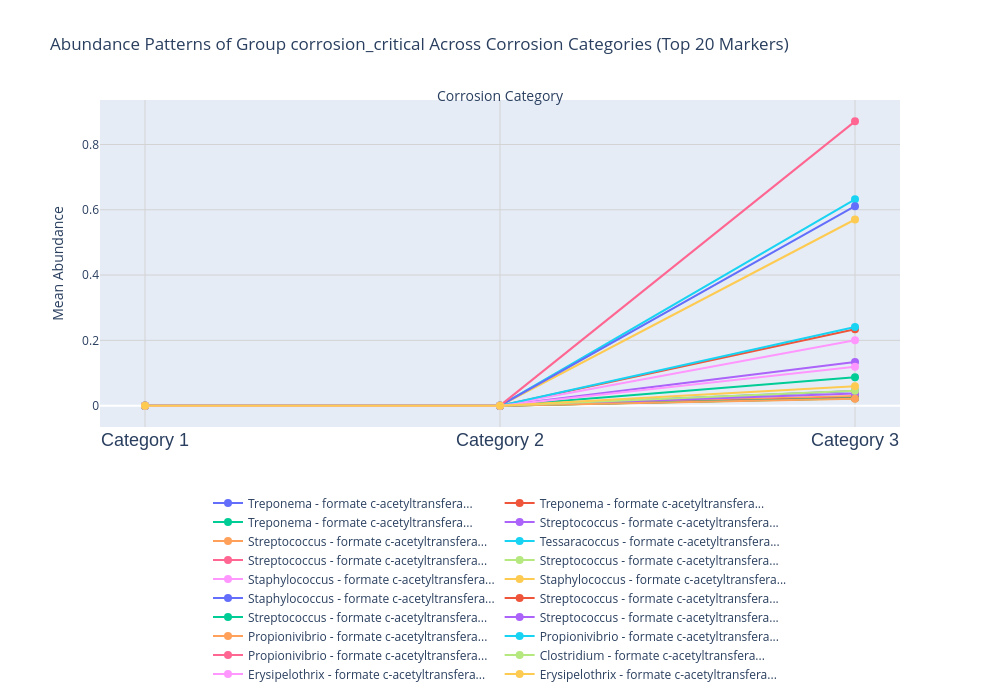

The code cell stored with this chart in its notebook:
### Code cell
abun= plot_abundance_across_categories(corrosion_critical, "corrosion_critical",  top_n=20, sort_by='combined_score')
output_path= data_visual /"18_increase.png"
plt.savefig(output_path, dpi=300, bbox_inches='tight')
abun.show()

### Figure 1 — Plotly figure (JSON) as saved in the notebook; plotly's stock layout.template omitted (floating-point values rounded to 4 significant figures)
{"data": [{"hoverinfo": "text", "hovertext": ["Category: Category 1<br>Abundance: 0.0000<br>Genus: Treponema<br>Score: 1.48<br>Pattern: increasing", "Category: Category 2<br>Abundance: 0.0000<br>Genus: Treponema<br>FC vs Cat1: 1.00<br>Score: 1.48<br>Pattern: increasing", "Category: Category 3<br>Abundance: 0.0452<br>Genus: Treponema<br>FC vs Cat1: 4517.80<br>FC vs Cat2: 4517.80<br>Score: 1.48<br>Pattern: increasing"], "line": {"width": 2}, "marker": {"size": 8}, "mode": "lines+markers", "name": "Treponema - formate c-acetyltransfera...", "type": "scatter", "x": [1, 2, 3], "y": [0, 0, 0.04517]}, {"hoverinfo": "text", "hovertext": ["Category: Category 1<br>Abundance: 0.0000<br>Genus: Treponema<br>Score: 1.48<br>Pattern: increasing", "Category: Category 2<br>Abundance: 0.0000<br>Genus: Treponema<br>FC vs Cat1: 1.00<br>Score: 1.48<br>Pattern: increasing", "Category: Category 3<br>Abundance: 0.2338<br>Genus: Treponema<br>FC vs Cat1: 23385.26<br>FC vs Cat2: 23385.26<br>Score: 1.48<br>Pattern: increasing"], "line": {"width": 2}, "marker": {"size": 8}, "mode": "lines+markers", "name": "Treponema - formate c-acetyltransfera...", "type": "scatter", "x": [1, 2, 3], "y": [0, 0, 0.2338]}, {"hoverinfo": "text", "hovertext": ["Category: Category 1<br>Abundance: 0.0000<br>Genus: Treponema<br>Score: 1.48<br>Pattern: increasing", "Category: Category 2<br>Abundance: 0.0000<br>Genus: Treponema<br>FC vs Cat1: 1.00<br>Score: 1.48<br>Pattern: increasing", "Category: Category 3<br>Abundance: 0.0873<br>Genus: Treponema<br>FC vs Cat1: 8727.24<br>FC vs Cat2: 8727.24<br>Score: 1.48<br>Pattern: increasing"], "line": {"width": 2}, "marker": {"size": 8}, "mode": "lines+markers", "name": "Treponema - formate c-acetyltransfera...", "type": "scatter", "x": [1, 2, 3], "y": [0, 0, 0.08726]}, {"hoverinfo": "text", "hovertext": ["Category: Category 1<br>Abundance: 0.0000<br>Genus: Streptococcus<br>Score: 1.48<br>Pattern: increasing", "Category: Category 2<br>Abundance: 0.0000<br>Genus: Streptococcus<br>FC vs Cat1: 1.00<br>Score: 1.48<br>Pattern: increasing", "Category: Category 3<br>Abundance: 0.1335<br>Genus: Streptococcus<br>FC vs Cat1: 13348.83<br>FC vs Cat2: 13348.83<br>Score: 1.48<br>Pattern: increasing"], "line": {"width": 2}, "marker": {"size": 8}, "mode": "lines+markers", "name": "Streptococcus - formate c-acetyltransfera...", "type": "scatter", "x": [1, 2, 3], "y": [0, 0, 0.1335]}, {"hoverinfo": "text", "hovertext": ["Category: Category 1<br>Abundance: 0.0000<br>Genus: Streptococcus<br>Score: 1.48<br>Pattern: increasing", "Category: Category 2<br>Abundance: 0.0000<br>Genus: Streptococcus<br>FC vs Cat1: 1.00<br>Score: 1.48<br>Pattern: increasing", "Category: Category 3<br>Abundance: 0.0293<br>Genus: Streptococcus<br>FC vs Cat1: 2932.68<br>FC vs Cat2: 2932.68<br>Score: 1.48<br>Pattern: increasing"], "line": {"width": 2}, "marker": {"size": 8}, "mode": "lines+markers", "name": "Streptococcus - formate c-acetyltransfera...", "type": "scatter", "x": [1, 2, 3], "y": [0, 0, 0.02932]}, {"hoverinfo": "text", "hovertext": ["Category: Category 1<br>Abundance: 0.0000<br>Genus: Tessaracoccus<br>Score: 1.48<br>Pattern: increasing", "Category: Category 2<br>Abundance: 0.0000<br>Genus: Tessaracoccus<br>FC vs Cat1: 1.00<br>Score: 1.48<br>Pattern: increasing", "Category: Category 3<br>Abundance: 0.6320<br>Genus: Tessaracoccus<br>FC vs Cat1: 63198.30<br>FC vs Cat2: 63198.30<br>Score: 1.48<br>Pattern: increasing"], "line": {"width": 2}, "marker": {"size": 8}, "mode": "lines+markers", "name": "Tessaracoccus - formate c-acetyltransfera...", "type": "scatter", "x": [1, 2, 3], "y": [0, 0, 0.632]}, {"hoverinfo": "text", "hovertext": ["Category: Category 1<br>Abundance: 0.0000<br>Genus: Streptococcus<br>Score: 1.48<br>Pattern: increasing", "Category: Category 2<br>Abundance: 0.0000<br>Genus: Streptococcus<br>FC vs Cat1: 1.00<br>Score: 1.48<br>Pattern: increasing", "Category: Category 3<br>Abundance: 0.0239<br>Genus: Streptococcus<br>FC vs Cat1: 2388.64<br>FC vs Cat2: 2388.64<br>Score: 1.48<br>Pattern: increasing"], "line": {"width": 2}, "marker": {"size": 8}, "mode": "lines+markers", "name": "Streptococcus - formate c-acetyltransfera...", "type": "scatter", "x": [1, 2, 3], "y": [0, 0, 0.02388]}, {"hoverinfo": "text", "hovertext": ["Category: Category 1<br>Abundance: 0.0000<br>Genus: Streptococcus<br>Score: 1.48<br>Pattern: increasing", "Category: Category 2<br>Abundance: 0.0000<br>Genus: Streptococcus<br>FC vs Cat1: 1.00<br>Score: 1.48<br>Pattern: increasing", "Category: Category 3<br>Abundance: 0.0218<br>Genus: Streptococcus<br>FC vs Cat1: 2176.61<br>FC vs Cat2: 2176.61<br>Score: 1.48<br>Pattern: increasing"], "line": {"width": 2}, "marker": {"size": 8}, "mode": "lines+markers", "name": "Streptococcus - formate c-acetyltransfera...", "type": "scatter", "x": [1, 2, 3], "y": [0, 0, 0.02176]}, {"hoverinfo": "text", "hovertext": ["Category: Category 1<br>Abundance: 0.0000<br>Genus: Staphylococcus<br>Score: 1.48<br>Pattern: increasing", "Category: Category 2<br>Abundance: 0.0000<br>Genus: Staphylococcus<br>FC vs Cat1: 1.00<br>Score: 1.48<br>Pattern: increasing", "Category: Category 3<br>Abundance: 0.2004<br>Genus: Staphylococcus<br>FC vs Cat1: 20041.30<br>FC vs Cat2: 20041.30<br>Score: 1.48<br>Pattern: increasing"], "line": {"width": 2}, "marker": {"size": 8}, "mode": "lines+markers", "name": "Staphylococcus - formate c-acetyltransfera...", "type": "scatter", "x": [1, 2, 3], "y": [0, 0, 0.2004]}, {"hoverinfo": "text", "hovertext": ["Category: Category 1<br>Abundance: 0.0000<br>Genus: Staphylococcus<br>Score: 1.48<br>Pattern: increasing", "Category: Category 2<br>Abundance: 0.0000<br>Genus: Staphylococcus<br>FC vs Cat1: 1.00<br>Score: 1.48<br>Pattern: increasing", "Category: Category 3<br>Abundance: 0.5702<br>Genus: Staphylococcus<br>FC vs Cat1: 57017.05<br>FC vs Cat2: 57017.05<br>Score: 1.48<br>Pattern: increasing"], "line": {"width": 2}, "marker": {"size": 8}, "mode": "lines+markers", "name": "Staphylococcus - formate c-acetyltransfera...", "type": "scatter", "x": [1, 2, 3], "y": [0, 0, 0.5702]}, {"hoverinfo": "text", "hovertext": ["Category: Category 1<br>Abundance: 0.0000<br>Genus: Staphylococcus<br>Score: 1.48<br>Pattern: increasing", "Category: Category 2<br>Abundance: 0.0000<br>Genus: Staphylococcus<br>FC vs Cat1: 1.00<br>Score: 1.48<br>Pattern: increasing", "Category: Category 3<br>Abundance: 0.6110<br>Genus: Staphylococcus<br>FC vs Cat1: 61096.51<br>FC vs Cat2: 61096.51<br>Score: 1.48<br>Pattern: increasing"], "line": {"width": 2}, "marker": {"size": 8}, "mode": "lines+markers", "name": "Staphylococcus - formate c-acetyltransfera...", "type": "scatter", "x": [1, 2, 3], "y": [0, 0, 0.611]}, {"hoverinfo": "text", "hovertext": ["Category: Category 1<br>Abundance: 0.0000<br>Genus: Streptococcus<br>Score: 1.48<br>Pattern: increasing", "Category: Category 2<br>Abundance: 0.0000<br>Genus: Streptococcus<br>FC vs Cat1: 1.00<br>Score: 1.48<br>Pattern: increasing", "Category: Category 3<br>Abundance: 0.0236<br>Genus: Streptococcus<br>FC vs Cat1: 2365.70<br>FC vs Cat2: 2365.70<br>Score: 1.48<br>Pattern: increasing"], "line": {"width": 2}, "marker": {"size": 8}, "mode": "lines+markers", "name": "Streptococcus - formate c-acetyltransfera...", "type": "scatter", "x": [1, 2, 3], "y": [0, 0, 0.02365]}, {"hoverinfo": "text", "hovertext": ["Category: Category 1<br>Abundance: 0.0000<br>Genus: Streptococcus<br>Score: 1.48<br>Pattern: increasing", "Category: Category 2<br>Abundance: 0.0000<br>Genus: Streptococcus<br>FC vs Cat1: 1.00<br>Score: 1.48<br>Pattern: increasing", "Category: Category 3<br>Abundance: 0.0229<br>Genus: Streptococcus<br>FC vs Cat1: 2287.58<br>FC vs Cat2: 2287.58<br>Score: 1.48<br>Pattern: increasing"], "line": {"width": 2}, "marker": {"size": 8}, "mode": "lines+markers", "name": "Streptococcus - formate c-acetyltransfera...", "type": "scatter", "x": [1, 2, 3], "y": [0, 0, 0.02287]}, {"hoverinfo": "text", "hovertext": ["Category: Category 1<br>Abundance: 0.0000<br>Genus: Streptococcus<br>Score: 1.48<br>Pattern: increasing", "Category: Category 2<br>Abundance: 0.0000<br>Genus: Streptococcus<br>FC vs Cat1: 1.00<br>Score: 1.48<br>Pattern: increasing", "Category: Category 3<br>Abundance: 0.0375<br>Genus: Streptococcus<br>FC vs Cat1: 3750.54<br>FC vs Cat2: 3750.54<br>Score: 1.48<br>Pattern: increasing"], "line": {"width": 2}, "marker": {"size": 8}, "mode": "lines+markers", "name": "Streptococcus - formate c-acetyltransfera...", "type": "scatter", "x": [1, 2, 3], "y": [0, 0, 0.0375]}, {"hoverinfo": "text", "hovertext": ["Category: Category 1<br>Abundance: 0.0000<br>Genus: Propionivibrio<br>Score: 1.48<br>Pattern: increasing", "Category: Category 2<br>Abundance: 0.0000<br>Genus: Propionivibrio<br>FC vs Cat1: 1.00<br>Score: 1.48<br>Pattern: increasing", "Category: Category 3<br>Abundance: 0.0209<br>Genus: Propionivibrio<br>FC vs Cat1: 2090.53<br>FC vs Cat2: 2090.53<br>Score: 1.48<br>Pattern: increasing"], "line": {"width": 2}, "marker": {"size": 8}, "mode": "lines+markers", "name": "Propionivibrio - formate c-acetyltransfera...", "type": "scatter", "x": [1, 2, 3], "y": [0, 0, 0.0209]}, {"hoverinfo": "text", "hovertext": ["Category: Category 1<br>Abundance: 0.0000<br>Genus: Propionivibrio<br>Score: 1.48<br>Pattern: increasing", "Category: Category 2<br>Abundance: 0.0000<br>Genus: Propionivibrio<br>FC vs Cat1: 1.00<br>Score: 1.48<br>Pattern: increasing", "Category: Category 3<br>Abundance: 0.2410<br>Genus: Propionivibrio<br>FC vs Cat1: 24101.46<br>FC vs Cat2: 24101.46<br>Score: 1.48<br>Pattern: increasing"], "line": {"width": 2}, "marker": {"size": 8}, "mode": "lines+markers", "name": "Propionivibrio - formate c-acetyltransfera...", "type": "scatter", "x": [1, 2, 3], "y": [0, 0, 0.241]}, {"hoverinfo": "text", "hovertext": ["Category: Category 1<br>Abundance: 0.0000<br>Genus: Propionivibrio<br>Score: 1.48<br>Pattern: increasing", "Category: Category 2<br>Abundance: 0.0000<br>Genus: Propionivibrio<br>FC vs Cat1: 1.00<br>Score: 1.48<br>Pattern: increasing", "Category: Category 3<br>Abundance: 0.8708<br>Genus: Propionivibrio<br>FC vs Cat1: 87082.35<br>FC vs Cat2: 87082.35<br>Score: 1.48<br>Pattern: increasing"], "line": {"width": 2}, "marker": {"size": 8}, "mode": "lines+markers", "name": "Propionivibrio - formate c-acetyltransfera...", "type": "scatter", "x": [1, 2, 3], "y": [0, 0, 0.8708]}, {"hoverinfo": "text", "hovertext": ["Category: Category 1<br>Abundance: 0.0000<br>Genus: Clostridium<br>Score: 1.48<br>Pattern: increasing", "Category: Category 2<br>Abundance: 0.0000<br>Genus: Clostridium<br>FC vs Cat1: 1.00<br>Score: 1.48<br>Pattern: increasing", "Category: Category 3<br>Abundance: 0.0460<br>Genus: Clostridium<br>FC vs Cat1: 4598.96<br>FC vs Cat2: 4598.96<br>Score: 1.48<br>Pattern: increasing"], "line": {"width": 2}, "marker": {"size": 8}, "mode": "lines+markers", "name": "Clostridium - formate c-acetyltransfera...", "type": "scatter", "x": [1, 2, 3], "y": [0, 0, 0.04598]}, {"hoverinfo": "text", "hovertext": ["Category: Category 1<br>Abundance: 0.0000<br>Genus: Erysipelothrix<br>Score: 1.48<br>Pattern: increasing", "Category: Category 2<br>Abundance: 0.0000<br>Genus: Erysipelothrix<br>FC vs Cat1: 1.00<br>Score: 1.48<br>Pattern: increasing", "Category: Category 3<br>Abundance: 0.1194<br>Genus: Erysipelothrix<br>FC vs Cat1: 11939.20<br>FC vs Cat2: 11939.20<br>Score: 1.48<br>Pattern: increasing"], "line": {"width": 2}, "marker": {"size": 8}, "mode": "lines+markers", "name": "Erysipelothrix - formate c-acetyltransfera...", "type": "scatter", "x": [1, 2, 3], "y": [0, 0, 0.1194]}, {"hoverinfo": "text", "hovertext": ["Category: Category 1<br>Abundance: 0.0000<br>Genus: Erysipelothrix<br>Score: 1.48<br>Pattern: increasing", "Category: Category 2<br>Abundance: 0.0000<br>Genus: Erysipelothrix<br>FC vs Cat1: 1.00<br>Score: 1.48<br>Pattern: increasing", "Category: Category 3<br>Abundance: 0.0594<br>Genus: Erysipelothrix<br>FC vs Cat1: 5942.07<br>FC vs Cat2: 5942.07<br>Score: 1.48<br>Pattern: increasing"], "line": {"width": 2}, "marker": {"size": 8}, "mode": "lines+markers", "name": "Erysipelothrix - formate c-acetyltransfera...", "type": "scatter", "x": [1, 2, 3], "y": [0, 0, 0.05941]}], "layout": {"annotations": [{"font": {"size": 14}, "showarrow": false, "text": "Corrosion Category", "x": 0.5, "xref": "paper", "y": 1.05, "yref": "paper"}], "height": 700, "hovermode": "closest", "legend": {"orientation": "h", "x": 0.5, "xanchor": "center", "y": -0.8, "yanchor": "bottom"}, "margin": {"b": 150, "l": 100, "r": 100, "t": 100}, "title": {"text": "Abundance Patterns of Group corrosion_critical Across Corrosion Categories (Top 20 Markers)"}, "width": 1000, "xaxis": {"domain": [0, 1], "gridcolor": "lightgray", "gridwidth": 1, "showgrid": true, "tickfont": {"family": "Arial", "size": 18}, "tickmode": "array", "ticktext": ["Category 1", "Category 2", "Category 3"], "tickvals": [1, 2, 3]}, "yaxis": {"gridcolor": "lightgray", "gridwidth": 1, "showgrid": true, "title": {"font": {"size": 14}, "text": "Mean Abundance"}}}}
